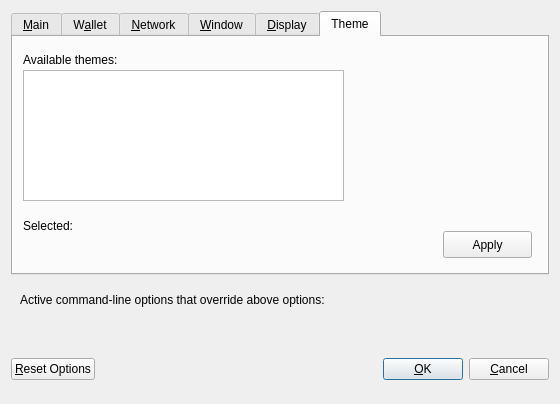
<?xml version="1.0" encoding="UTF-8"?>
<ui version="4.0">
 <class>OptionsDialog</class>
 <widget class="QDialog" name="OptionsDialog">
  <property name="geometry">
   <rect>
    <x>0</x>
    <y>0</y>
    <width>560</width>
    <height>404</height>
   </rect>
  </property>
  <property name="windowTitle">
   <string>Options</string>
  </property>
  <property name="modal">
   <bool>true</bool>
  </property>
  <layout class="QVBoxLayout" name="verticalLayout">
   <item>
    <widget class="QTabWidget" name="tabWidget">
     <property name="currentIndex">
      <number>5</number>
     </property>
     <widget class="QWidget" name="tabMain">
      <attribute name="title">
       <string>&amp;Main</string>
      </attribute>
      <layout class="QVBoxLayout" name="verticalLayout_Main">
       <item>
        <widget class="QCheckBox" name="bitcreditAtStartup">
         <property name="toolTip">
          <string>Automatically start Bitcredit Core after logging in to the system.</string>
         </property>
         <property name="text">
          <string>&amp;Start Bitcredit Core on system login</string>
         </property>
        </widget>
       </item>
       <item>
        <layout class="QHBoxLayout" name="horizontalLayout_2_Main">
         <item>
          <widget class="QLabel" name="databaseCacheLabel">
           <property name="text">
            <string>Size of &amp;database cache</string>
           </property>
           <property name="textFormat">
            <enum>Qt::PlainText</enum>
           </property>
           <property name="buddy">
            <cstring>databaseCache</cstring>
           </property>
          </widget>
         </item>
         <item>
          <widget class="QSpinBox" name="databaseCache"/>
         </item>
         <item>
          <widget class="QLabel" name="databaseCacheUnitLabel">
           <property name="text">
            <string>MB</string>
           </property>
           <property name="textFormat">
            <enum>Qt::PlainText</enum>
           </property>
          </widget>
         </item>
         <item>
          <spacer name="horizontalSpacer_2_Main">
           <property name="orientation">
            <enum>Qt::Horizontal</enum>
           </property>
           <property name="sizeHint" stdset="0">
            <size>
             <width>40</width>
             <height>20</height>
            </size>
           </property>
          </spacer>
         </item>
        </layout>
       </item>
       <item>
        <layout class="QHBoxLayout" name="horizontalLayout_3_Main">
         <item>
          <widget class="QLabel" name="threadsScriptVerifLabel">
           <property name="text">
            <string>Number of script &amp;verification threads</string>
           </property>
           <property name="textFormat">
            <enum>Qt::PlainText</enum>
           </property>
           <property name="buddy">
            <cstring>threadsScriptVerif</cstring>
           </property>
          </widget>
         </item>
         <item>
          <widget class="QSpinBox" name="threadsScriptVerif">
           <property name="toolTip">
            <string>(0 = auto, &lt;0 = leave that many cores free)</string>
           </property>
          </widget>
         </item>
         <item>
          <spacer name="horizontalSpacer_3_Main">
           <property name="orientation">
            <enum>Qt::Horizontal</enum>
           </property>
           <property name="sizeHint" stdset="0">
            <size>
             <width>40</width>
             <height>20</height>
            </size>
           </property>
          </spacer>
         </item>
        </layout>
       </item>
       <item>
        <spacer name="verticalSpacer_Main">
         <property name="orientation">
          <enum>Qt::Vertical</enum>
         </property>
         <property name="sizeHint" stdset="0">
          <size>
           <width>20</width>
           <height>40</height>
          </size>
         </property>
        </spacer>
       </item>
       <item>
        <layout class="QHBoxLayout" name="horizontalLayout_2_Main">
         <item>
          <widget class="QLabel" name="label">
           <property name="toolTip">
            <string>&lt;html&gt;&lt;head/&gt;&lt;body&gt;&lt;p&gt;This setting determines the amount of individual banknodes that an input will be anonymized through. More rounds of anonymization gives a higher degree of privacy, but also costs more in fees.&lt;/p&gt;&lt;/body&gt;&lt;/html&gt;</string>
           </property>
           <property name="text">
            <string>Darksend rounds to use</string>
           </property>
          </widget>
         </item>
         <item>
          <widget class="QSpinBox" name="darksendRounds">
           <property name="minimum">
            <number>2</number>
           </property>
           <property name="maximum">
            <number>16</number>
           </property>
           <property name="value">
            <number>4</number>
           </property>
          </widget>
         </item>
        </layout>
       </item>
       <item>
        <layout class="QHBoxLayout" name="horizontalLayout">
         <item>
          <widget class="QLabel" name="label_2">
           <property name="toolTip">
            <string notr="true">&lt;html&gt;&lt;head/&gt;&lt;body&gt;&lt;p&gt;This amount acts as a threshold to turn off Darksend once it's reached. &lt;/p&gt;&lt;/body&gt;&lt;/html&gt;</string>
           </property>
           <property name="statusTip">
            <string notr="true"/>
           </property>
           <property name="whatsThis">
            <string notr="true"/>
           </property>
           <property name="accessibleName">
            <string notr="true"/>
           </property>
           <property name="accessibleDescription">
            <string notr="true"/>
           </property>
           <property name="text">
            <string>Amount of Bitcredit to keep anonymized</string>
           </property>
          </widget>
         </item>
         <item>
          <widget class="QSpinBox" name="anonymizeBitcredit">
           <property name="minimum">
            <number>2</number>
           </property>
           <property name="maximum">
            <number>2000</number>
           </property>
           <property name="singleStep">
            <number>10</number>
           </property>
           <property name="value">
            <number>1000</number>
           </property>
          </widget>
         </item>
        </layout>
       </item>
      </layout>
     </widget>
     <widget class="QWidget" name="tabWallet">
      <attribute name="title">
       <string>W&amp;allet</string>
      </attribute>
      <layout class="QVBoxLayout" name="verticalLayout_Wallet">
       <item>
        <widget class="QGroupBox" name="groupBox">
         <property name="title">
          <string>Expert</string>
         </property>
         <layout class="QVBoxLayout" name="verticalLayout_2">
          <item>
           <widget class="QCheckBox" name="coinControlFeatures">
            <property name="toolTip">
             <string>Whether to show coin control features or not.</string>
            </property>
            <property name="text">
             <string>Enable coin &amp;control features</string>
            </property>
           </widget>
          </item>
          <item>
           <widget class="QCheckBox" name="spendZeroConfChange">
            <property name="toolTip">
             <string>If you disable the spending of unconfirmed change, the change from a transaction cannot be used until that transaction has at least one confirmation. This also affects how your balance is computed.</string>
            </property>
            <property name="text">
             <string>&amp;Spend unconfirmed change</string>
            </property>
           </widget>
          </item>
         </layout>
        </widget>
       </item>
       <item>
        <spacer name="verticalSpacer_Wallet">
         <property name="orientation">
          <enum>Qt::Vertical</enum>
         </property>
         <property name="sizeHint" stdset="0">
          <size>
           <width>20</width>
           <height>40</height>
          </size>
         </property>
        </spacer>
       </item>
      </layout>
     </widget>
     <widget class="QWidget" name="tabNetwork">
      <attribute name="title">
       <string>&amp;Network</string>
      </attribute>
      <layout class="QVBoxLayout" name="verticalLayout_Network">
       <item>
        <widget class="QCheckBox" name="mapPortUpnp">
         <property name="toolTip">
          <string>Automatically open the Bitcredit client port on the router. This only works when your router supports UPnP and it is enabled.</string>
         </property>
         <property name="text">
          <string>Map port using &amp;UPnP</string>
         </property>
        </widget>
       </item>
       <item>
        <widget class="QCheckBox" name="allowIncoming">
         <property name="toolTip">
          <string>Accept connections from outside</string>
         </property>
         <property name="text">
          <string>Allow incoming connections</string>
         </property>
        </widget>
       </item>
       <item>
        <widget class="QCheckBox" name="connectSocks">
         <property name="toolTip">
          <string>Connect to the Bitcredit network through a SOCKS5 proxy.</string>
         </property>
         <property name="text">
          <string>&amp;Connect through SOCKS5 proxy (default proxy):</string>
         </property>
        </widget>
       </item>
       <item>
        <layout class="QHBoxLayout" name="horizontalLayout_1_Network">
         <item>
          <widget class="QLabel" name="proxyIpLabel">
           <property name="text">
            <string>Proxy &amp;IP:</string>
           </property>
           <property name="textFormat">
            <enum>Qt::PlainText</enum>
           </property>
           <property name="buddy">
            <cstring>proxyIp</cstring>
           </property>
          </widget>
         </item>
         <item>
          <widget class="QValidatedLineEdit" name="proxyIp">
           <property name="minimumSize">
            <size>
             <width>140</width>
             <height>0</height>
            </size>
           </property>
           <property name="maximumSize">
            <size>
             <width>140</width>
             <height>16777215</height>
            </size>
           </property>
           <property name="toolTip">
            <string>IP address of the proxy (e.g. IPv4: 127.0.0.1 / IPv6: ::1)</string>
           </property>
          </widget>
         </item>
         <item>
          <widget class="QLabel" name="proxyPortLabel">
           <property name="text">
            <string>&amp;Port:</string>
           </property>
           <property name="textFormat">
            <enum>Qt::PlainText</enum>
           </property>
           <property name="buddy">
            <cstring>proxyPort</cstring>
           </property>
          </widget>
         </item>
         <item>
          <widget class="QLineEdit" name="proxyPort">
           <property name="minimumSize">
            <size>
             <width>55</width>
             <height>0</height>
            </size>
           </property>
           <property name="maximumSize">
            <size>
             <width>55</width>
             <height>16777215</height>
            </size>
           </property>
           <property name="toolTip">
            <string>Port of the proxy (e.g. 9050)</string>
           </property>
          </widget>
         </item>
         <item>
          <spacer name="horizontalSpacer_1_Network">
           <property name="orientation">
            <enum>Qt::Horizontal</enum>
           </property>
           <property name="sizeHint" stdset="0">
            <size>
             <width>40</width>
             <height>20</height>
            </size>
           </property>
          </spacer>
         </item>
        </layout>
       </item>
       <item>
        <layout class="QHBoxLayout" name="horizontalLayout_2_Network">
         <item>
          <widget class="QLabel" name="proxyActiveNets">
           <property name="text">
            <string>Used for reaching peers via:</string>
           </property>
           <property name="textFormat">
            <enum>Qt::PlainText</enum>
           </property>
          </widget>
         </item>
         <item>
          <widget class="QCheckBox" name="proxyReachIPv4">
           <property name="enabled">
            <bool>false</bool>
           </property>
           <property name="toolTip">
            <string>Shows, if the supplied default SOCKS5 proxy is used to reach peers via this network type.</string>
           </property>
           <property name="text">
            <string/>
           </property>
          </widget>
         </item>
         <item>
          <widget class="QLabel" name="proxyReachIPv4Label">
           <property name="text">
            <string>IPv4</string>
           </property>
           <property name="textFormat">
            <enum>Qt::PlainText</enum>
           </property>
          </widget>
         </item>
         <item>
          <widget class="QCheckBox" name="proxyReachIPv6">
           <property name="enabled">
            <bool>false</bool>
           </property>
           <property name="toolTip">
            <string>Shows, if the supplied default SOCKS5 proxy is used to reach peers via this network type.</string>
           </property>
           <property name="text">
            <string/>
           </property>
          </widget>
         </item>
         <item>
          <widget class="QLabel" name="proxyReachIPv6Label">
           <property name="text">
            <string>IPv6</string>
           </property>
           <property name="textFormat">
            <enum>Qt::PlainText</enum>
           </property>
          </widget>
         </item>
         <item>
          <widget class="QCheckBox" name="proxyReachTor">
           <property name="enabled">
            <bool>false</bool>
           </property>
           <property name="toolTip">
            <string>Shows, if the supplied default SOCKS5 proxy is used to reach peers via this network type.</string>
           </property>
           <property name="text">
            <string/>
           </property>
          </widget>
         </item>
         <item>
          <widget class="QLabel" name="proxyReachTorLabel">
           <property name="text">
            <string>Tor</string>
           </property>
           <property name="textFormat">
            <enum>Qt::PlainText</enum>
           </property>
          </widget>
         </item>
         <item>
          <spacer name="horizontalSpacer_2_Network">
           <property name="orientation">
            <enum>Qt::Horizontal</enum>
           </property>
           <property name="sizeHint" stdset="0">
            <size>
             <width>40</width>
             <height>20</height>
            </size>
           </property>
          </spacer>
         </item>
        </layout>
       </item>
       <item>
        <widget class="QCheckBox" name="connectSocksTor">
         <property name="toolTip">
          <string>Connect to the Bitcredit network through a separate SOCKS5 proxy for Tor hidden services.</string>
         </property>
         <property name="text">
          <string>Use separate SOCKS5 proxy to reach peers via Tor hidden services:</string>
         </property>
        </widget>
       </item>
       <item>
        <layout class="QHBoxLayout" name="horizontalLayout_3_Network">
         <item>
          <widget class="QLabel" name="proxyIpTorLabel">
           <property name="text">
            <string>Proxy &amp;IP:</string>
           </property>
           <property name="textFormat">
            <enum>Qt::PlainText</enum>
           </property>
           <property name="buddy">
            <cstring>proxyIpTor</cstring>
           </property>
          </widget>
         </item>
         <item>
          <widget class="QValidatedLineEdit" name="proxyIpTor">
           <property name="minimumSize">
            <size>
             <width>140</width>
             <height>0</height>
            </size>
           </property>
           <property name="maximumSize">
            <size>
             <width>140</width>
             <height>16777215</height>
            </size>
           </property>
           <property name="toolTip">
            <string>IP address of the proxy (e.g. IPv4: 127.0.0.1 / IPv6: ::1)</string>
           </property>
          </widget>
         </item>
         <item>
          <widget class="QLabel" name="proxyPortTorLabel">
           <property name="text">
            <string>&amp;Port:</string>
           </property>
           <property name="textFormat">
            <enum>Qt::PlainText</enum>
           </property>
           <property name="buddy">
            <cstring>proxyPortTor</cstring>
           </property>
          </widget>
         </item>
         <item>
          <widget class="QLineEdit" name="proxyPortTor">
           <property name="minimumSize">
            <size>
             <width>55</width>
             <height>0</height>
            </size>
           </property>
           <property name="maximumSize">
            <size>
             <width>55</width>
             <height>16777215</height>
            </size>
           </property>
           <property name="toolTip">
            <string>Port of the proxy (e.g. 9050)</string>
           </property>
          </widget>
         </item>
         <item>
          <spacer name="horizontalSpacer_4_Network">
           <property name="orientation">
            <enum>Qt::Horizontal</enum>
           </property>
           <property name="sizeHint" stdset="0">
            <size>
             <width>40</width>
             <height>20</height>
            </size>
           </property>
          </spacer>
         </item>
        </layout>
       </item>
       <item>
        <spacer name="verticalSpacer_Network">
         <property name="orientation">
          <enum>Qt::Vertical</enum>
         </property>
         <property name="sizeHint" stdset="0">
          <size>
           <width>20</width>
           <height>40</height>
          </size>
         </property>
        </spacer>
       </item>
      </layout>
     </widget>
     <widget class="QWidget" name="tabWindow">
      <attribute name="title">
       <string>&amp;Window</string>
      </attribute>
      <layout class="QVBoxLayout" name="verticalLayout_Window">
       <item>
        <widget class="QCheckBox" name="minimizeToTray">
         <property name="toolTip">
          <string>Show only a tray icon after minimizing the window.</string>
         </property>
         <property name="text">
          <string>&amp;Minimize to the tray instead of the taskbar</string>
         </property>
        </widget>
       </item>
       <item>
        <widget class="QCheckBox" name="minimizeOnClose">
         <property name="toolTip">
          <string>Minimize instead of exit the application when the window is closed. When this option is enabled, the application will be closed only after selecting Quit in the menu.</string>
         </property>
         <property name="text">
          <string>M&amp;inimize on close</string>
         </property>
        </widget>
       </item>
       <item>
        <spacer name="verticalSpacer_Window">
         <property name="orientation">
          <enum>Qt::Vertical</enum>
         </property>
         <property name="sizeHint" stdset="0">
          <size>
           <width>20</width>
           <height>40</height>
          </size>
         </property>
        </spacer>
       </item>
      </layout>
     </widget>
     <widget class="QWidget" name="tabDisplay">
      <attribute name="title">
       <string>&amp;Display</string>
      </attribute>
      <layout class="QVBoxLayout" name="verticalLayout_Display">
       <item>
        <layout class="QHBoxLayout" name="horizontalLayout_1_Display">
         <item>
          <widget class="QLabel" name="langLabel">
           <property name="text">
            <string>User Interface &amp;language:</string>
           </property>
           <property name="textFormat">
            <enum>Qt::PlainText</enum>
           </property>
           <property name="buddy">
            <cstring>lang</cstring>
           </property>
          </widget>
         </item>
         <item>
          <widget class="QValueComboBox" name="lang">
           <property name="toolTip">
            <string>The user interface language can be set here. This setting will take effect after restarting Bitcredit Core.</string>
           </property>
          </widget>
         </item>
        </layout>
       </item>
       <item>
        <layout class="QHBoxLayout" name="horizontalLayout_2_Display">
         <item>
          <widget class="QLabel" name="unitLabel">
           <property name="text">
            <string>&amp;Unit to show amounts in:</string>
           </property>
           <property name="textFormat">
            <enum>Qt::PlainText</enum>
           </property>
           <property name="buddy">
            <cstring>unit</cstring>
           </property>
          </widget>
         </item>
         <item>
          <widget class="QValueComboBox" name="unit">
           <property name="toolTip">
            <string>Choose the default subdivision unit to show in the interface and when sending coins.</string>
           </property>
          </widget>
         </item>
        </layout>
       </item>
       <item>
        <layout class="QHBoxLayout" name="horizontalLayout_3_Display">
         <item>
          <widget class="QLabel" name="thirdPartyTxUrlsLabel">
           <property name="toolTip">
            <string>Third party URLs (e.g. a block explorer) that appear in the transactions tab as context menu items. %s in the URL is replaced by transaction hash. Multiple URLs are separated by vertical bar |.</string>
           </property>
           <property name="text">
            <string>Third party transaction URLs</string>
           </property>
           <property name="buddy">
            <cstring>thirdPartyTxUrls</cstring>
           </property>
          </widget>
         </item>
         <item>
          <widget class="QLineEdit" name="thirdPartyTxUrls">
           <property name="toolTip">
            <string>Third party URLs (e.g. a block explorer) that appear in the transactions tab as context menu items. %s in the URL is replaced by transaction hash. Multiple URLs are separated by vertical bar |.</string>
           </property>
          </widget>
         </item>
        </layout>
       </item>
       <item>
        <spacer name="verticalSpacer_Display">
         <property name="orientation">
          <enum>Qt::Vertical</enum>
         </property>
         <property name="sizeHint" stdset="0">
          <size>
           <width>20</width>
           <height>40</height>
          </size>
         </property>
        </spacer>
       </item>
      </layout>
     </widget>
     <widget class="QWidget" name="tab">
      <attribute name="title">
       <string>Theme</string>
      </attribute>
      <widget class="QLabel" name="label_available_themes">
       <property name="geometry">
        <rect>
         <x>10</x>
         <y>14</y>
         <width>411</width>
         <height>17</height>
        </rect>
       </property>
       <property name="toolTip">
        <string>Searches your-home-directory/themes folder for stylesheet files</string>
       </property>
       <property name="text">
        <string>Available themes:</string>
       </property>
      </widget>
      <widget class="QPushButton" name="pushButton_apply_theme">
       <property name="geometry">
        <rect>
         <x>430</x>
         <y>194</y>
         <width>89</width>
         <height>27</height>
        </rect>
       </property>
       <property name="toolTip">
        <string>Apply selected theme</string>
       </property>
       <property name="text">
        <string>Apply</string>
       </property>
      </widget>
      <widget class="QTreeView" name="tree">
       <property name="geometry">
        <rect>
         <x>10</x>
         <y>33</y>
         <width>321</width>
         <height>131</height>
        </rect>
       </property>
       <property name="toolTip">
        <string>Lists any available stylesheet files - *.qss or *.css - in your-home-directory/themes folder</string>
       </property>
      </widget>
      <widget class="QLabel" name="test">
       <property name="geometry">
        <rect>
         <x>10</x>
         <y>199</y>
         <width>321</width>
         <height>22</height>
        </rect>
       </property>
       <property name="text">
        <string/>
       </property>
       <property name="wordWrap">
        <bool>true</bool>
       </property>
      </widget>
      <widget class="QLabel" name="label_3">
       <property name="geometry">
        <rect>
         <x>10</x>
         <y>180</y>
         <width>141</width>
         <height>17</height>
        </rect>
       </property>
       <property name="text">
        <string>Selected:</string>
       </property>
      </widget>
     </widget>
    </widget>
   </item>
   <item>
    <widget class="QFrame" name="frame">
     <layout class="QVBoxLayout" name="verticalLayout_Bottom">
      <item>
       <layout class="QHBoxLayout" name="horizontalLayout_Bottom">
        <item>
         <widget class="QLabel" name="overriddenByCommandLineInfoLabel">
          <property name="text">
           <string>Active command-line options that override above options:</string>
          </property>
          <property name="textFormat">
           <enum>Qt::PlainText</enum>
          </property>
         </widget>
        </item>
        <item>
         <spacer name="horizontalSpacer_Bottom">
          <property name="orientation">
           <enum>Qt::Horizontal</enum>
          </property>
          <property name="sizeHint" stdset="0">
           <size>
            <width>40</width>
            <height>20</height>
           </size>
          </property>
         </spacer>
        </item>
       </layout>
      </item>
      <item>
       <widget class="QLabel" name="overriddenByCommandLineLabel">
        <property name="text">
         <string/>
        </property>
        <property name="textFormat">
         <enum>Qt::PlainText</enum>
        </property>
        <property name="wordWrap">
         <bool>true</bool>
        </property>
       </widget>
      </item>
     </layout>
    </widget>
   </item>
   <item>
    <layout class="QHBoxLayout" name="horizontalLayout_Buttons">
     <item>
      <widget class="QPushButton" name="resetButton">
       <property name="toolTip">
        <string>Reset all client options to default.</string>
       </property>
       <property name="text">
        <string>&amp;Reset Options</string>
       </property>
       <property name="autoDefault">
        <bool>false</bool>
       </property>
      </widget>
     </item>
     <item>
      <spacer name="horizontalSpacer_1">
       <property name="orientation">
        <enum>Qt::Horizontal</enum>
       </property>
       <property name="sizeHint" stdset="0">
        <size>
         <width>40</width>
         <height>48</height>
        </size>
       </property>
      </spacer>
     </item>
     <item>
      <widget class="QLabel" name="statusLabel">
       <property name="minimumSize">
        <size>
         <width>200</width>
         <height>0</height>
        </size>
       </property>
       <property name="font">
        <font>
         <weight>75</weight>
         <bold>true</bold>
        </font>
       </property>
       <property name="text">
        <string/>
       </property>
       <property name="textFormat">
        <enum>Qt::PlainText</enum>
       </property>
       <property name="wordWrap">
        <bool>true</bool>
       </property>
      </widget>
     </item>
     <item>
      <spacer name="horizontalSpacer_2">
       <property name="orientation">
        <enum>Qt::Horizontal</enum>
       </property>
       <property name="sizeHint" stdset="0">
        <size>
         <width>40</width>
         <height>48</height>
        </size>
       </property>
      </spacer>
     </item>
     <item>
      <widget class="QPushButton" name="okButton">
       <property name="text">
        <string>&amp;OK</string>
       </property>
       <property name="autoDefault">
        <bool>false</bool>
       </property>
       <property name="default">
        <bool>true</bool>
       </property>
      </widget>
     </item>
     <item>
      <widget class="QPushButton" name="cancelButton">
       <property name="text">
        <string>&amp;Cancel</string>
       </property>
       <property name="autoDefault">
        <bool>false</bool>
       </property>
      </widget>
     </item>
    </layout>
   </item>
  </layout>
 </widget>
 <customwidgets>
  <customwidget>
   <class>QValidatedLineEdit</class>
   <extends>QLineEdit</extends>
   <header>qvalidatedlineedit.h</header>
  </customwidget>
  <customwidget>
   <class>QValueComboBox</class>
   <extends>QComboBox</extends>
   <header>qvaluecombobox.h</header>
  </customwidget>
 </customwidgets>
 <resources/>
 <connections/>
</ui>
